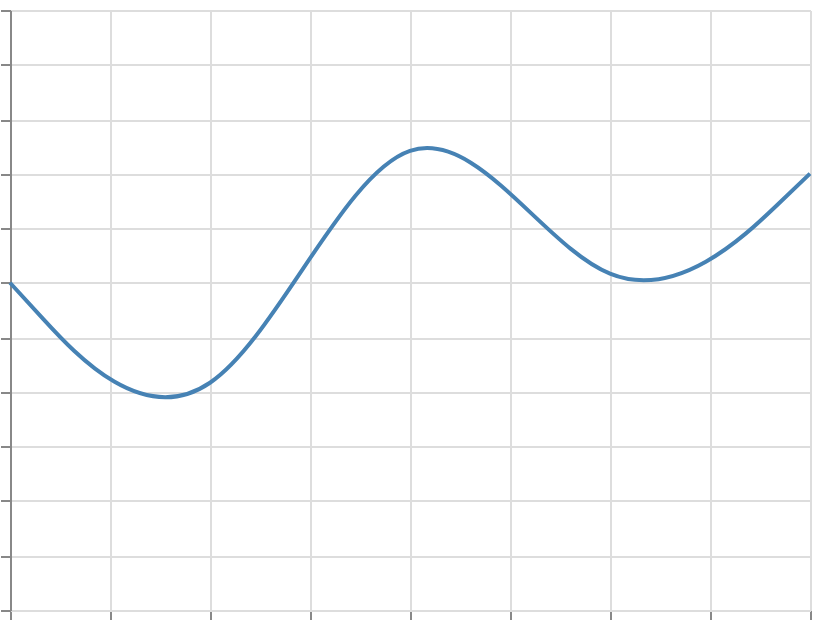

Write the Vega-Lite specification saved for this chart.
### Vega specification from a JSON file in a GitHub repository (floating-point values rounded to 4 significant figures)
{"$schema": "https://vega.github.io/schema/vega/v6.json", "width": 400, "height": 300, "padding": 5, "autosize": "none", "data": [{"name": "table", "values": [{"x": 0, "y": 12}, {"x": 1, "y": 4}, {"x": 2, "y": 22}, {"x": 3, "y": 9}, {"x": 4, "y": 16}]}], "scales": [{"name": "x", "type": "linear", "domain": {"data": "table", "field": "x"}, "range": "width", "nice": true}, {"name": "y", "type": "linear", "domain": {"data": "table", "field": "y"}, "range": [{"signal": "height"}, 0], "nice": true}], "marks": [{"type": "line", "from": {"data": "table"}, "encode": {"update": {"x": {"scale": "x", "field": "x"}, "y": {"scale": "y", "field": "y"}, "stroke": {"value": "steelblue"}, "strokeWidth": {"value": 2}, "interpolate": {"value": "basis"}, "tension": {"value": 0.7}}}}], "axes": [{"scale": "x", "orient": "bottom", "grid": true, "labels": false}, {"scale": "y", "orient": "left", "grid": true, "labels": false}]}
